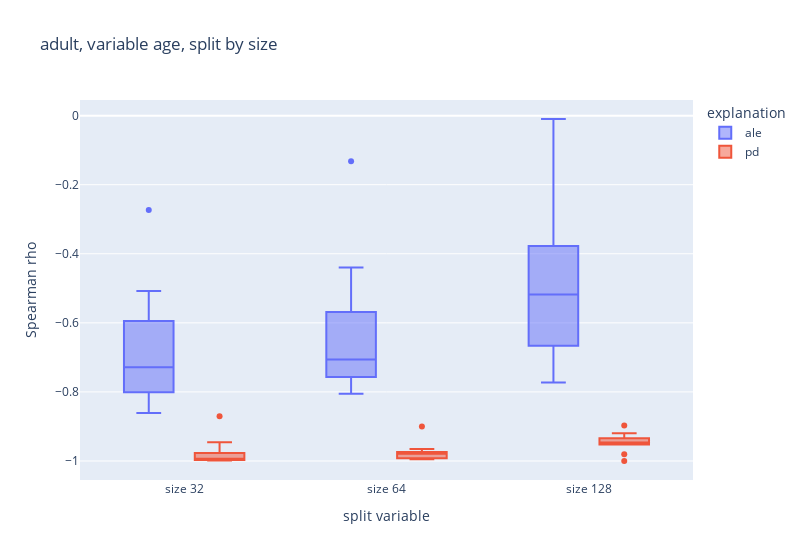
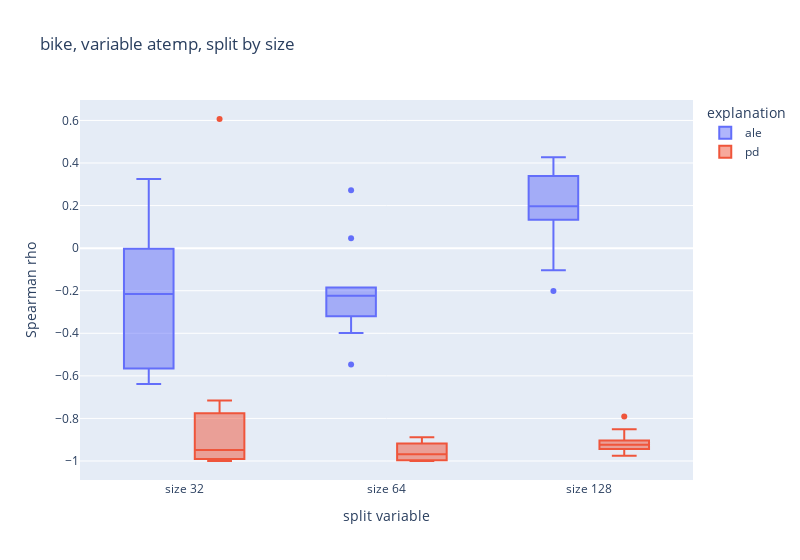
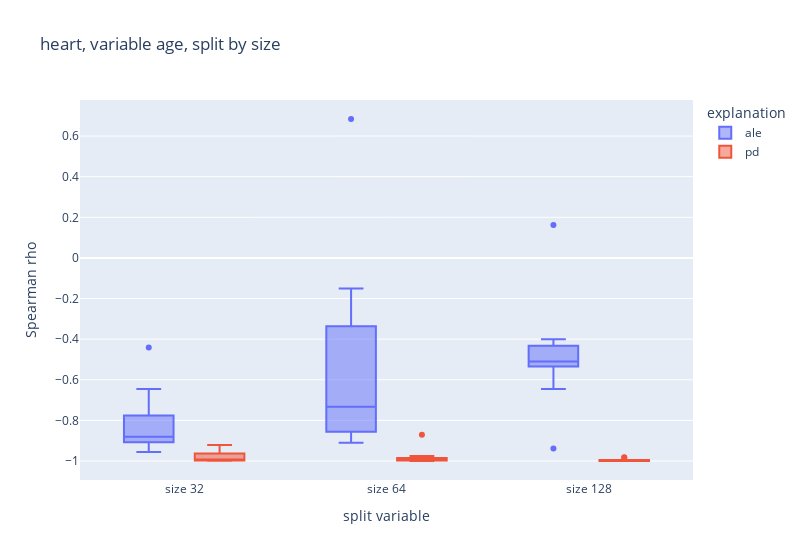
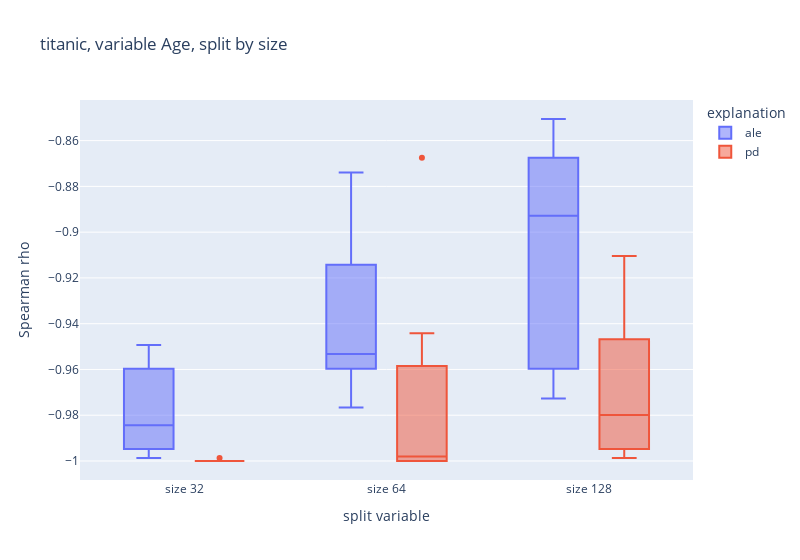

Notebook source saved alongside these figures, in order:
### Code cell
boxplots("size", df=df[df.dist_weight == 0])

### Figure 1 — Plotly figure (JSON) as saved in the notebook; plotly's stock layout.template omitted (floating-point values rounded to 4 significant figures)
{"data": [{"alignmentgroup": "True", "hovertemplate": "explanation=ale<br>split variable=%{x}<br>rho=%{y}<extra></extra>", "legendgroup": "ale", "marker": {"color": "#636efa"}, "name": "ale", "notched": false, "offsetgroup": "ale", "orientation": "v", "quartilemethod": "exclusive", "showlegend": true, "type": "box", "x": ["size 32", "size 32", "size 32", "size 32", "size 32", "size 32", "size 32", "size 32", "size 32", "size 32", "size 64", "size 64", "size 64", "size 64", "size 64", "size 64", "size 64", "size 64", "size 64", "size 64", "size 128", "size 128", "size 128", "size 128", "size 128", "size 128", "size 128", "size 128", "size 128", "size 128"], "x0": " ", "xaxis": "x", "y": [-0.7141, -0.8609, -0.5945, -0.7427, -0.8311, -0.5075, -0.8012, -0.7557, -0.5971, -0.2736, -0.1319, -0.4399, -0.7245, -0.757, -0.7895, -0.5686, -0.6738, -0.7362, -0.6881, -0.8051, -0.7713, -0.4932, -0.5205, -0.5153, -0.009747, -0.7726, -0.5205, -0.666, -0.3125, -0.3775], "y0": " ", "yaxis": "y"}, {"alignmentgroup": "True", "hovertemplate": "explanation=pd<br>split variable=%{x}<br>rho=%{y}<extra></extra>", "legendgroup": "pd", "marker": {"color": "#EF553B"}, "name": "pd", "notched": false, "offsetgroup": "pd", "orientation": "v", "quartilemethod": "exclusive", "showlegend": true, "type": "box", "x": ["size 32", "size 32", "size 32", "size 32", "size 32", "size 32", "size 32", "size 32", "size 32", "size 32", "size 64", "size 64", "size 64", "size 64", "size 64", "size 64", "size 64", "size 64", "size 64", "size 64", "size 128", "size 128", "size 128", "size 128", "size 128", "size 128", "size 128", "size 128", "size 128", "size 128"], "x0": " ", "xaxis": "x", "y": [-0.8701, -0.9922, -0.9961, -0.9455, -0.9948, -0.9805, -0.9987, -0.9974, -0.9766, -0.9987, -0.9779, -0.9792, -0.9792, -0.9, -0.9818, -0.9922, -0.9948, -0.9649, -0.974, -0.9922, -1, -0.9338, -0.9195, -0.9506, -0.8974, -0.9805, -0.9519, -0.9519, -0.9429, -0.9416], "y0": " ", "yaxis": "y"}], "layout": {"boxmode": "group", "legend": {"title": {"text": "explanation"}, "tracegroupgap": 0}, "title": {"text": "adult, variable age, split by size"}, "width": 800, "xaxis": {"anchor": "y", "domain": [0, 1], "title": {"text": "split variable"}}, "yaxis": {"anchor": "x", "domain": [0, 1], "title": {"text": "Spearman rho"}}}}

### Figure 2 — Plotly figure (JSON) as saved in the notebook; plotly's stock layout.template omitted (floating-point values rounded to 4 significant figures)
{"data": [{"alignmentgroup": "True", "hovertemplate": "explanation=ale<br>split variable=%{x}<br>rho=%{y}<extra></extra>", "legendgroup": "ale", "marker": {"color": "#636efa"}, "name": "ale", "notched": false, "offsetgroup": "ale", "orientation": "v", "quartilemethod": "exclusive", "showlegend": true, "type": "box", "x": ["size 32", "size 32", "size 32", "size 32", "size 32", "size 32", "size 32", "size 32", "size 32", "size 32", "size 64", "size 64", "size 64", "size 64", "size 64", "size 64", "size 64", "size 64", "size 64", "size 64", "size 128", "size 128", "size 128", "size 128", "size 128", "size 128", "size 128", "size 128", "size 128", "size 128"], "x0": " ", "xaxis": "x", "y": [-0.1987, -0.6385, -0.6214, -0.566, -0.2978, 0.325, -0.2328, -0.001304, -0.003249, -0.1014, -0.2502, -0.1886, -0.1854, 0.04628, 0.2724, -0.2432, -0.3984, -0.2052, -0.5466, -0.3198, 0.3385, 0.1717, 0.2688, 0.2224, 0.136, -0.2008, 0.427, 0.1334, -0.1033, 0.3546], "y0": " ", "yaxis": "y"}, {"alignmentgroup": "True", "hovertemplate": "explanation=pd<br>split variable=%{x}<br>rho=%{y}<extra></extra>", "legendgroup": "pd", "marker": {"color": "#EF553B"}, "name": "pd", "notched": false, "offsetgroup": "pd", "orientation": "v", "quartilemethod": "exclusive", "showlegend": true, "type": "box", "x": ["size 32", "size 32", "size 32", "size 32", "size 32", "size 32", "size 32", "size 32", "size 32", "size 32", "size 64", "size 64", "size 64", "size 64", "size 64", "size 64", "size 64", "size 64", "size 64", "size 64", "size 128", "size 128", "size 128", "size 128", "size 128", "size 128", "size 128", "size 128", "size 128", "size 128"], "x0": " ", "xaxis": "x", "y": [-0.9416, -1, -0.9987, -0.9558, -0.7753, 0.6068, -0.9909, -0.7156, -0.8494, -0.9688, -0.9779, -0.9182, -0.9688, -0.9273, -0.9688, -0.8883, -0.9091, -1, -0.9961, -1, -0.9506, -0.7909, -0.9195, -0.8506, -0.9753, -0.9442, -0.9416, -0.9273, -0.9195, -0.9039], "y0": " ", "yaxis": "y"}], "layout": {"boxmode": "group", "legend": {"title": {"text": "explanation"}, "tracegroupgap": 0}, "title": {"text": "bike, variable atemp, split by size"}, "width": 800, "xaxis": {"anchor": "y", "domain": [0, 1], "title": {"text": "split variable"}}, "yaxis": {"anchor": "x", "domain": [0, 1], "title": {"text": "Spearman rho"}}}}

### Figure 3 — Plotly figure (JSON) as saved in the notebook; plotly's stock layout.template omitted (floating-point values rounded to 4 significant figures)
{"data": [{"alignmentgroup": "True", "hovertemplate": "explanation=ale<br>split variable=%{x}<br>rho=%{y}<extra></extra>", "legendgroup": "ale", "marker": {"color": "#636efa"}, "name": "ale", "notched": false, "offsetgroup": "ale", "orientation": "v", "quartilemethod": "exclusive", "showlegend": true, "type": "box", "x": ["size 32", "size 32", "size 32", "size 32", "size 32", "size 32", "size 32", "size 32", "size 32", "size 32", "size 64", "size 64", "size 64", "size 64", "size 64", "size 64", "size 64", "size 64", "size 64", "size 64", "size 128", "size 128", "size 128", "size 128", "size 128", "size 128", "size 128", "size 128", "size 128", "size 128"], "x0": " ", "xaxis": "x", "y": [-0.909, -0.7763, -0.4408, -0.788, -0.9025, -0.645, -0.9558, -0.8947, -0.8674, -0.9077, -0.8557, -0.3368, -0.7984, -0.6684, 0.684, -0.1508, -0.9077, -0.6073, -0.8192, -0.9103, -0.5249, -0.645, -0.5345, -0.4564, -0.502, -0.4, -0.9385, 0.1626, -0.4325, -0.5176], "y0": " ", "yaxis": "y"}, {"alignmentgroup": "True", "hovertemplate": "explanation=pd<br>split variable=%{x}<br>rho=%{y}<extra></extra>", "legendgroup": "pd", "marker": {"color": "#EF553B"}, "name": "pd", "notched": false, "offsetgroup": "pd", "orientation": "v", "quartilemethod": "exclusive", "showlegend": true, "type": "box", "x": ["size 32", "size 32", "size 32", "size 32", "size 32", "size 32", "size 32", "size 32", "size 32", "size 32", "size 64", "size 64", "size 64", "size 64", "size 64", "size 64", "size 64", "size 64", "size 64", "size 64", "size 128", "size 128", "size 128", "size 128", "size 128", "size 128", "size 128", "size 128", "size 128", "size 128"], "x0": " ", "xaxis": "x", "y": [-0.9974, -0.9753, -0.9636, -0.9961, -0.9208, -0.9974, -0.9987, -0.9974, -0.9974, -0.9571, -0.9922, -0.9935, -0.9974, -0.9974, -0.9857, -0.9753, -1, -0.8701, -1, -0.9909, -0.9948, -0.9948, -0.9818, -1, -0.9961, -0.9974, -1, -0.9844, -1, -1], "y0": " ", "yaxis": "y"}], "layout": {"boxmode": "group", "legend": {"title": {"text": "explanation"}, "tracegroupgap": 0}, "title": {"text": "heart, variable age, split by size"}, "width": 800, "xaxis": {"anchor": "y", "domain": [0, 1], "title": {"text": "split variable"}}, "yaxis": {"anchor": "x", "domain": [0, 1], "title": {"text": "Spearman rho"}}}}

### Figure 4 — Plotly figure (JSON) as saved in the notebook; plotly's stock layout.template omitted (floating-point values rounded to 4 significant figures)
{"data": [{"alignmentgroup": "True", "hovertemplate": "explanation=ale<br>split variable=%{x}<br>rho=%{y}<extra></extra>", "legendgroup": "ale", "marker": {"color": "#636efa"}, "name": "ale", "notched": false, "offsetgroup": "ale", "orientation": "v", "quartilemethod": "exclusive", "showlegend": true, "type": "box", "x": ["size 32", "size 32", "size 32", "size 32", "size 32", "size 32", "size 32", "size 32", "size 32", "size 32", "size 64", "size 64", "size 64", "size 64", "size 64", "size 64", "size 64", "size 64", "size 64", "size 64", "size 128", "size 128", "size 128", "size 128", "size 128", "size 128", "size 128", "size 128", "size 128", "size 128"], "x0": " ", "xaxis": "x", "y": [-0.9597, -0.987, -0.9493, -0.9938, -0.9818, -0.9753, -0.9948, -0.9987, -0.9987, -0.9571, -0.9467, -0.9597, -0.9311, -0.9766, -0.9753, -0.9142, -0.9597, -0.8752, -0.8739, -0.9597, -0.9597, -0.8674, -0.8506, -0.8726, -0.9051, -0.9688, -0.9727, -0.8596, -0.8804, -0.9519], "y0": " ", "yaxis": "y"}, {"alignmentgroup": "True", "hovertemplate": "explanation=pd<br>split variable=%{x}<br>rho=%{y}<extra></extra>", "legendgroup": "pd", "marker": {"color": "#EF553B"}, "name": "pd", "notched": false, "offsetgroup": "pd", "orientation": "v", "quartilemethod": "exclusive", "showlegend": true, "type": "box", "x": ["size 32", "size 32", "size 32", "size 32", "size 32", "size 32", "size 32", "size 32", "size 32", "size 32", "size 64", "size 64", "size 64", "size 64", "size 64", "size 64", "size 64", "size 64", "size 64", "size 64", "size 128", "size 128", "size 128", "size 128", "size 128", "size 128", "size 128", "size 128", "size 128", "size 128"], "x0": " ", "xaxis": "x", "y": [-1, -1, -1, -1, -1, -0.9987, -1, -1, -1, -1, -0.9584, -1, -0.9961, -1, -1, -0.9909, -1, -0.8675, -0.9442, -1, -0.9948, -0.9688, -0.9909, -0.9442, -0.9909, -0.9104, -0.9688, -0.9961, -0.9468, -0.9987], "y0": " ", "yaxis": "y"}], "layout": {"boxmode": "group", "legend": {"title": {"text": "explanation"}, "tracegroupgap": 0}, "title": {"text": "titanic, variable Age, split by size"}, "width": 800, "xaxis": {"anchor": "y", "domain": [0, 1], "title": {"text": "split variable"}}, "yaxis": {"anchor": "x", "domain": [0, 1], "title": {"text": "Spearman rho"}}}}
